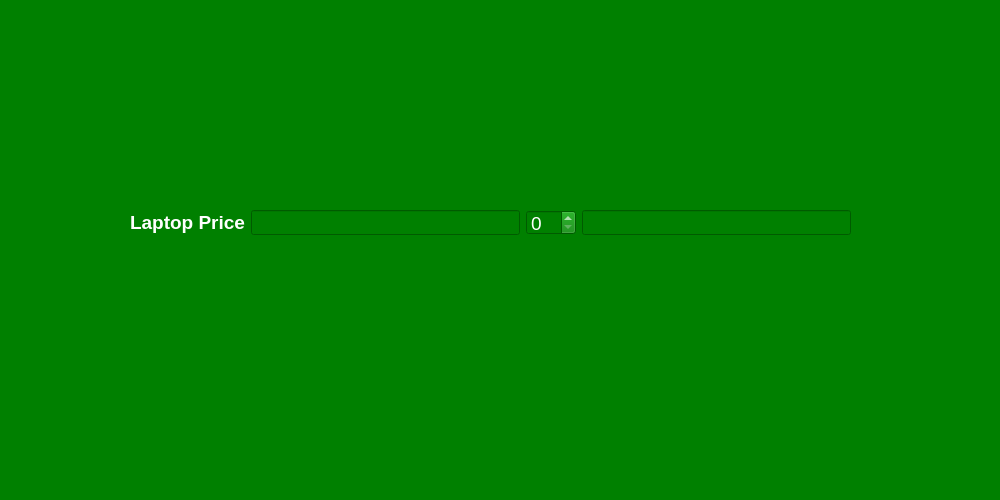
<?xml version="1.0" encoding="UTF-8"?>
<ui version="4.0">
 <class>Form</class>
 <widget class="QWidget" name="Form">
  <property name="geometry">
   <rect>
    <x>0</x>
    <y>0</y>
    <width>1000</width>
    <height>500</height>
   </rect>
  </property>
  <property name="windowTitle">
   <string>Spin Box with Qt Designer</string>
  </property>
  <property name="styleSheet">
   <string notr="true">background-color: green</string>
  </property>
  <widget class="QWidget" name="">
   <property name="geometry">
    <rect>
     <x>130</x>
     <y>210</y>
     <width>721</width>
     <height>25</height>
    </rect>
   </property>
   <layout class="QHBoxLayout" name="horizontalLayout">
    <item>
     <widget class="QLabel" name="label">
      <property name="font">
       <font>
        <pointsize>14</pointsize>
        <bold>true</bold>
       </font>
      </property>
      <property name="styleSheet">
       <string notr="true">color: white</string>
      </property>
      <property name="text">
       <string>Laptop Price</string>
      </property>
     </widget>
    </item>
    <item>
     <widget class="QLineEdit" name="lineEdit">
      <property name="font">
       <font>
        <pointsize>14</pointsize>
       </font>
      </property>
      <property name="styleSheet">
       <string notr="true">color: white</string>
      </property>
     </widget>
    </item>
    <item>
     <widget class="QSpinBox" name="spinBox">
      <property name="font">
       <font>
        <pointsize>14</pointsize>
       </font>
      </property>
      <property name="styleSheet">
       <string notr="true">color: white</string>
      </property>
     </widget>
    </item>
    <item>
     <widget class="QLineEdit" name="lineEdit_2">
      <property name="font">
       <font>
        <pointsize>14</pointsize>
       </font>
      </property>
      <property name="styleSheet">
       <string notr="true">color: white</string>
      </property>
     </widget>
    </item>
   </layout>
  </widget>
 </widget>
 <resources/>
 <connections/>
</ui>
